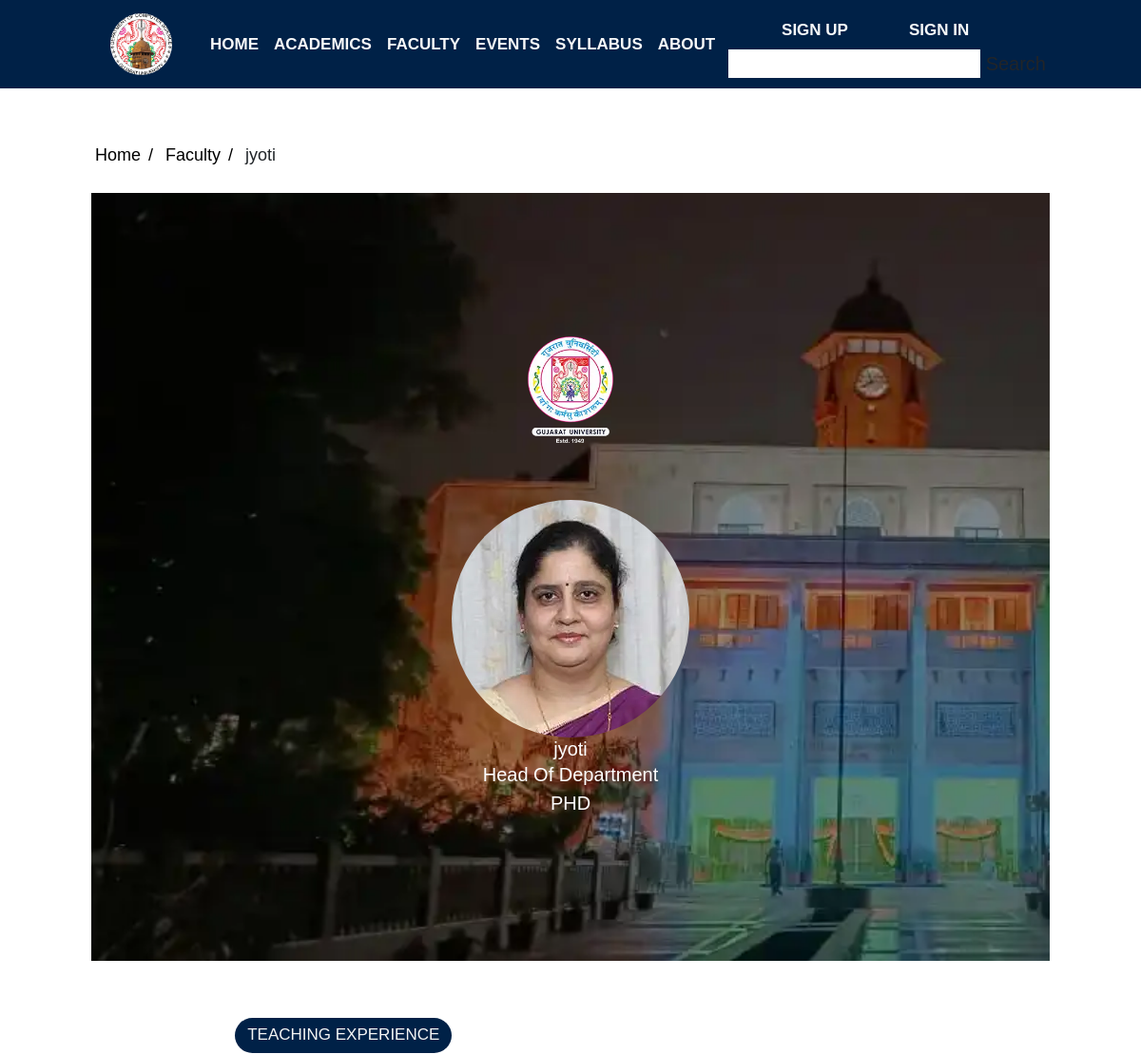
Page /Department/faculty_details.php?faculty_id=1 (upper part) on the earlier database version.
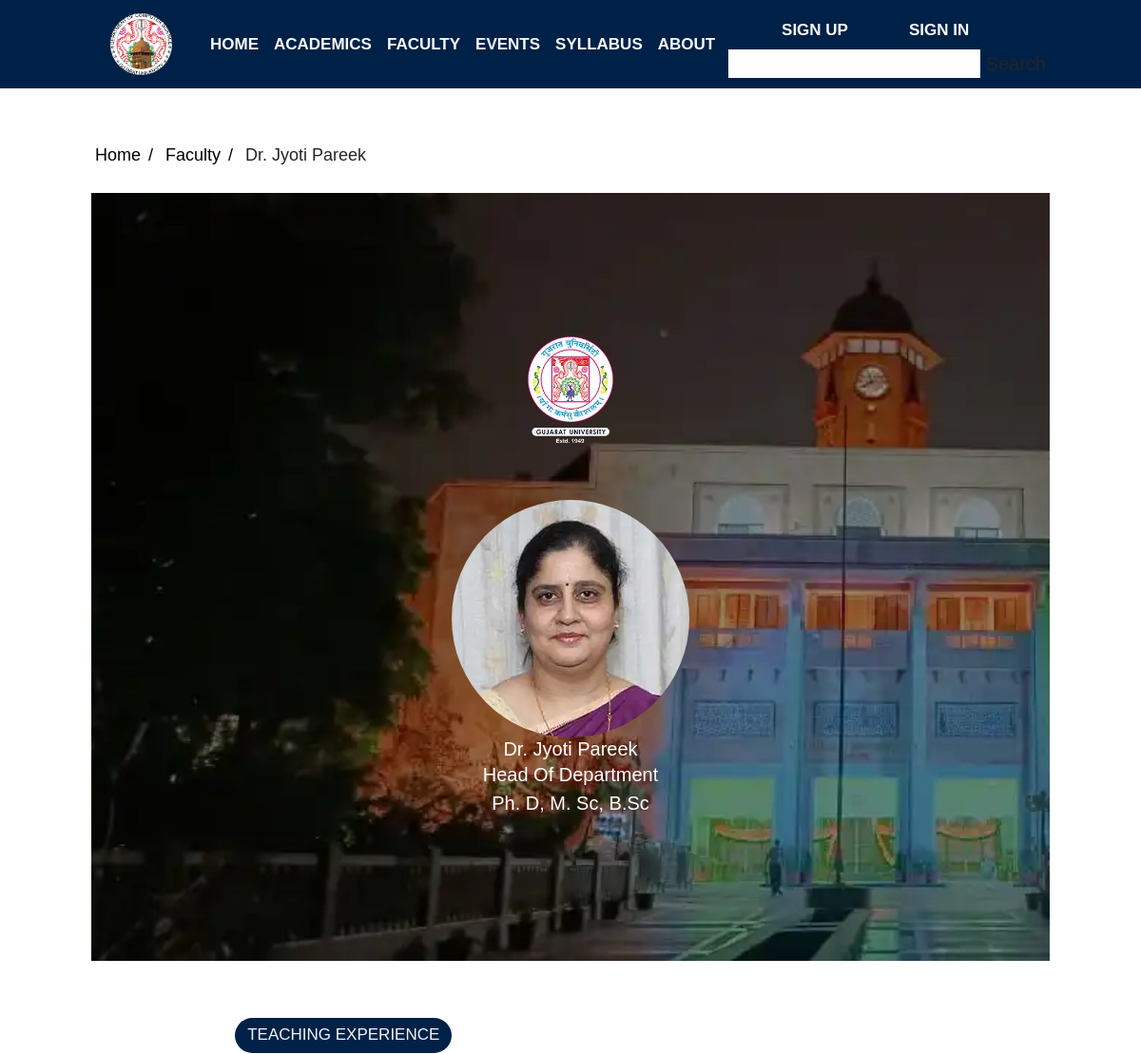
Same page on the later database version.
### tables this page shows
CREATE TABLE `faculty` (
  `faculty_id` int(11) NOT NULL,
  `faculty_experience` smallint(3) DEFAULT NULL,
  `faculty_qualification` varchar(50) DEFAULT NULL,
  `faculty_specialization` varchar(50) DEFAULT NULL,
  `faculty_designation` varchar(50) DEFAULT NULL,
  `designation_id` int(11) NOT NULL,
  `user_id` int(11) NOT NULL
);

CREATE TABLE `user` (
  `user_id` int(11) NOT NULL,
  `user_name` varchar(30) DEFAULT NULL,
  `user_profile` varchar(50) DEFAULT NULL,
  `user_email` varchar(50) DEFAULT NULL,
  `user_password` varchar(80) DEFAULT NULL,
  `use_category_id` int(11) NOT NULL
);

CREATE TABLE `designation` (
  `designation_id` int(11) NOT NULL,
  `designation` varchar(45) DEFAULT NULL
);

### Department/faculty_details.php (the view, shortened to what this page needs)
<?php include "links/include/db.php"?>
<?php
    $faculty_id=$_GET["faculty_id"];
?>
<?php
$query = "SELECT u.user_name,u.user_profile,
f.faculty_experience,f.faculty_qualification,f.faculty_specialization,
d.designation FROM user as u
INNER JOIN faculty as f
ON f.user_id=u.user_id
INNER JOIN designation as d
ON f.designation_id=d.designation_id
where f.faculty_id=$faculty_id";
  $result = $conn->query($query);
    if ($result->num_rows > 0)
    {
        while($row = $result->fetch_assoc())
        {
            $username=$row["user_name"];
            $faculty_profile=$row["user_profile"];
            $designation=$row["designation"];
            $faculty_qualification=$row["faculty_qualification"];
        }
    }else{
        echo "not found";
    }
?>
<!doctype html>
<html lang="en">
<head>
    <?php include "links/include/link.php"?>
</head>
<body>
    <?php include "links/include/header.php"?>
    <div style="padding-right:7%;padding-left: 7%;">
        <ul class="breadcrumb" style="padding-top:150px;">
            <li><a href="home.php">Home</a></li>
            <li><a href="faculty.php">Faculty</a></li>
            <li><?php echo $username;?></li>
        </ul>
        <div class="container-fluid">
            <div class="bg_img">
                <img class="center" src="image/logos/logo.webp" style="height: auto;width: 90px; padding-bottom: 60px;">
                <img class="center" src="<?php echo $faculty_profile;?>" style="border-radius:50%;">
                <h4 class="pr_center"><?php echo $username;?></h4>
                <p class="pr_center"><?php echo $designation;?></p>
                <p class="pr_center"><?php echo $faculty_qualification;?></p>
            </div><br><br>
            <div class="fd-center">
                <div class="pill ">Teaching Experience</div><br>
                <br><br>
                <div class="pill">Awards</div><br>
                <br><br>
                <br>
            </div>
        </div>
    </div>
    <br><br><br>
</body>
</html>

Differences in the rows shown:
changed faculty "Head Of Department": user.user_name "jyoti" → "Dr. Jyoti Pareek"; faculty_qualification "PHD" → "Ph. D, M. Sc, B.Sc"
